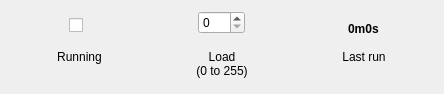
<?xml version="1.0" encoding="UTF-8"?>
<ui version="4.0">
 <class>FormFan</class>
 <widget class="QWidget" name="FormFan">
  <property name="geometry">
   <rect>
    <x>0</x>
    <y>0</y>
    <width>444</width>
    <height>94</height>
   </rect>
  </property>
  <property name="sizePolicy">
   <sizepolicy hsizetype="Preferred" vsizetype="Minimum">
    <horstretch>0</horstretch>
    <verstretch>0</verstretch>
   </sizepolicy>
  </property>
  <property name="minimumSize">
   <size>
    <width>0</width>
    <height>0</height>
   </size>
  </property>
  <property name="windowTitle">
   <string>Form</string>
  </property>
  <layout class="QHBoxLayout" name="horizontalLayout">
   <property name="sizeConstraint">
    <enum>QLayout::SetDefaultConstraint</enum>
   </property>
   <item>
    <layout class="QVBoxLayout" name="verticalLayout">
     <property name="sizeConstraint">
      <enum>QLayout::SetDefaultConstraint</enum>
     </property>
     <item alignment="Qt::AlignHCenter|Qt::AlignTop">
      <widget class="QCheckBox" name="fanControl">
       <property name="maximumSize">
        <size>
         <width>23</width>
         <height>16777215</height>
        </size>
       </property>
       <property name="styleSheet">
        <string notr="true">margin-top: 7px;</string>
       </property>
       <property name="text">
        <string/>
       </property>
      </widget>
     </item>
     <item alignment="Qt::AlignHCenter|Qt::AlignTop">
      <widget class="QLabel" name="fanControlLabel">
       <property name="sizePolicy">
        <sizepolicy hsizetype="Preferred" vsizetype="Fixed">
         <horstretch>0</horstretch>
         <verstretch>0</verstretch>
        </sizepolicy>
       </property>
       <property name="minimumSize">
        <size>
         <width>0</width>
         <height>17</height>
        </size>
       </property>
       <property name="text">
        <string>&lt;html&gt;&lt;head/&gt;&lt;body&gt;&lt;p&gt;Running&lt;/p&gt;&lt;/body&gt;&lt;/html&gt;</string>
       </property>
       <property name="alignment">
        <set>Qt::AlignHCenter|Qt::AlignTop</set>
       </property>
      </widget>
     </item>
    </layout>
   </item>
   <item>
    <layout class="QVBoxLayout" name="verticalLayout_2">
     <item alignment="Qt::AlignHCenter|Qt::AlignTop">
      <widget class="QSpinBox" name="fanLoad">
       <property name="maximumSize">
        <size>
         <width>100</width>
         <height>29</height>
        </size>
       </property>
       <property name="maximum">
        <number>255</number>
       </property>
      </widget>
     </item>
     <item alignment="Qt::AlignHCenter|Qt::AlignTop">
      <widget class="QLabel" name="fanLoadLabel">
       <property name="text">
        <string>&lt;html&gt;&lt;head/&gt;&lt;body&gt;&lt;p align=&quot;center&quot;&gt;Load&lt;br/&gt;(0 to 255)&lt;/p&gt;&lt;/body&gt;&lt;/html&gt;</string>
       </property>
      </widget>
     </item>
    </layout>
   </item>
   <item>
    <layout class="QVBoxLayout" name="verticalLayout_3">
     <item alignment="Qt::AlignHCenter|Qt::AlignTop">
      <widget class="QLabel" name="elapsed">
       <property name="font">
        <font>
         <bold>true</bold>
        </font>
       </property>
       <property name="styleSheet">
        <string notr="true">margin-top: 11px;</string>
       </property>
       <property name="text">
        <string>0m0s</string>
       </property>
      </widget>
     </item>
     <item alignment="Qt::AlignHCenter|Qt::AlignTop">
      <widget class="QLabel" name="elapsedLabel">
       <property name="text">
        <string>&lt;html&gt;&lt;head/&gt;&lt;body&gt;&lt;p align=&quot;center&quot;&gt;Last run&lt;/p&gt;&lt;/body&gt;&lt;/html&gt;</string>
       </property>
      </widget>
     </item>
    </layout>
   </item>
  </layout>
 </widget>
 <resources/>
 <connections/>
</ui>
